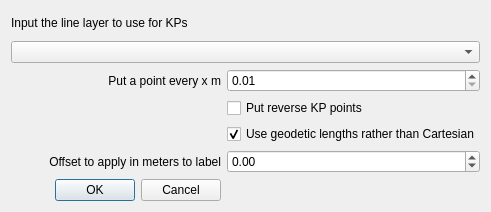
<?xml version="1.0" encoding="UTF-8"?>
<ui version="4.0">
 <class>Dialog</class>
 <widget class="QDialog" name="Dialog">
  <property name="geometry">
   <rect>
    <x>0</x>
    <y>0</y>
    <width>491</width>
    <height>212</height>
   </rect>
  </property>
  <property name="sizePolicy">
   <sizepolicy hsizetype="Preferred" vsizetype="Preferred">
    <horstretch>0</horstretch>
    <verstretch>0</verstretch>
   </sizepolicy>
  </property>
  <property name="windowTitle">
   <string>Dialog</string>
  </property>
  <layout class="QGridLayout" name="gridLayout">
   <item row="3" column="2">
    <widget class="QCheckBox" name="Reverse_KP_points">
     <property name="text">
      <string>Put reverse KP points</string>
     </property>
    </widget>
   </item>
   <item row="0" column="1">
    <widget class="QLabel" name="label_2">
     <property name="text">
      <string>Input the line layer to use for KPs</string>
     </property>
    </widget>
   </item>
   <item row="1" column="1" colspan="2">
    <widget class="QgsMapLayerComboBox" name="inputLineLayer">
     <property name="showCrs">
      <bool>true</bool>
     </property>
    </widget>
   </item>
   <item row="5" column="1">
    <widget class="QLabel" name="label_5">
     <property name="text">
      <string>Offset to apply in meters to label</string>
     </property>
     <property name="alignment">
      <set>Qt::AlignRight|Qt::AlignTrailing|Qt::AlignVCenter</set>
     </property>
    </widget>
   </item>
   <item row="5" column="2">
    <widget class="QDoubleSpinBox" name="offset_m_label">
     <property name="minimum">
      <double>-10000000.000000000000000</double>
     </property>
     <property name="maximum">
      <double>10000000.000000000000000</double>
     </property>
    </widget>
   </item>
   <item row="4" column="2">
    <widget class="QCheckBox" name="Geodetic_option">
     <property name="text">
      <string>Use geodetic lengths rather than Cartesian</string>
     </property>
     <property name="checked">
      <bool>true</bool>
     </property>
     <property name="tristate">
      <bool>false</bool>
     </property>
    </widget>
   </item>
   <item row="6" column="1">
    <widget class="QDialogButtonBox" name="buttonBox">
     <property name="orientation">
      <enum>Qt::Horizontal</enum>
     </property>
     <property name="standardButtons">
      <set>QDialogButtonBox::Cancel|QDialogButtonBox::Ok</set>
     </property>
    </widget>
   </item>
   <item row="2" column="1">
    <widget class="QLabel" name="label_3">
     <property name="text">
      <string>Put a point every x m</string>
     </property>
     <property name="alignment">
      <set>Qt::AlignRight|Qt::AlignTrailing|Qt::AlignVCenter</set>
     </property>
    </widget>
   </item>
   <item row="2" column="2">
    <widget class="QgsDoubleSpinBox" name="interval_for_KPs">
     <property name="minimum">
      <double>0.010000000000000</double>
     </property>
     <property name="maximum">
      <double>10000000.000000000000000</double>
     </property>
    </widget>
   </item>
  </layout>
 </widget>
 <customwidgets>
  <customwidget>
   <class>QgsDoubleSpinBox</class>
   <extends>QDoubleSpinBox</extends>
   <header>qgsdoublespinbox.h</header>
  </customwidget>
  <customwidget>
   <class>QgsMapLayerComboBox</class>
   <extends>QComboBox</extends>
   <header>qgsmaplayercombobox.h</header>
  </customwidget>
 </customwidgets>
 <resources/>
 <connections>
  <connection>
   <sender>buttonBox</sender>
   <signal>accepted()</signal>
   <receiver>Dialog</receiver>
   <slot>accept()</slot>
   <hints>
    <hint type="sourcelabel">
     <x>248</x>
     <y>254</y>
    </hint>
    <hint type="destinationlabel">
     <x>157</x>
     <y>274</y>
    </hint>
   </hints>
  </connection>
  <connection>
   <sender>buttonBox</sender>
   <signal>rejected()</signal>
   <receiver>Dialog</receiver>
   <slot>reject()</slot>
   <hints>
    <hint type="sourcelabel">
     <x>316</x>
     <y>260</y>
    </hint>
    <hint type="destinationlabel">
     <x>286</x>
     <y>274</y>
    </hint>
   </hints>
  </connection>
 </connections>
</ui>
